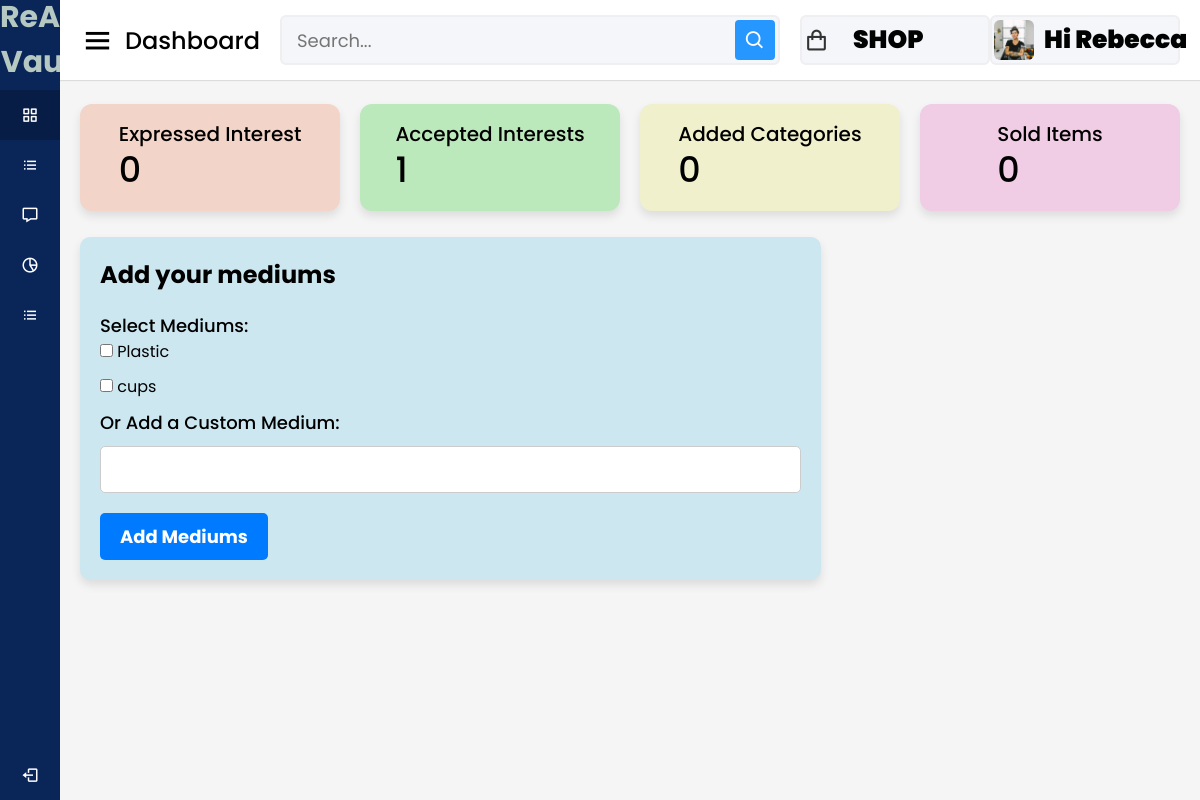
/artist/artist/add-mediums/ (signed in), run on an earlier commit of the app's database.
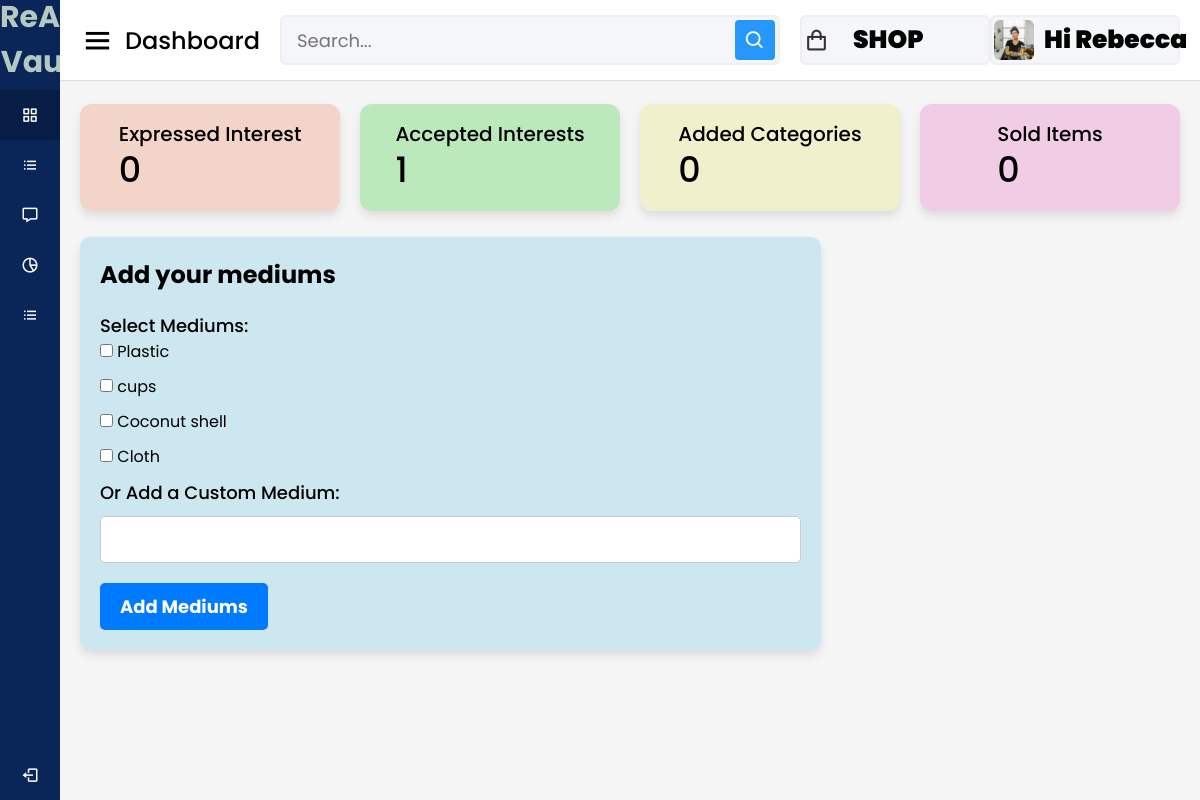
And on a later commit of the database.
### adminclick/models.py (models this page shows, shortened)
class MediumOfWaste(models.Model):
    name = models.CharField(max_length=255)
    description = models.TextField(blank=True, null=True)
    rate=models.DecimalField(max_digits=10,decimal_places=2,default=0.00)

### artist/views.py (the view, shortened to what this page needs)
# urls.py: path('artist/add-mediums/', views.add_mediums, name='add_mediums'),
@login_required
@never_cache
def add_mediums(request):
    if not request.user.artist.is_approved:
        return HttpResponseForbidden("You are not allowed to access this page.")
    artist=request.user.artist
    expressed_interest_count = Interest.objects.filter(artist=artist).count()
    accepted_interest_count = InterestRequest.objects.filter(
            artist=artist,
            status='accepted'
        ).count()
    context = {
        'mediums': MediumOfWaste.objects.all(),
        'expressed_interest_count':expressed_interest_count,
        'accepted_interest_count':accepted_interest_count,
        'artist':artist,
    }
    return render(request, 'artist/add_mediums.html',context)

### category/context_processors.py (called while the page is built)
def menu_links(request):
    links = Category.objects.all()
    return dict(links=links)

### template/artist/add_mediums.html (shortened to what the changed rows need)
{% load static %}
<!DOCTYPE html>
<html lang="en" dir="ltr">
<head>
  <link rel="stylesheet" href="{% static 'assets/css/styles.css' %}">
  <link href='https://unpkg.com/boxicons@2.0.7/css/boxicons.min.css' rel='stylesheet'>
</head>
<body>
  <section class="home-section">
    <div class="home-content">
      <div class="sales-boxes">
        <div class="recent-sales box" style="background-color: #cde7f0; padding: 20px; border-radius: 10px;">
            <form method="post">
                <div class="form-group">
                    <div id="mediums">
                        {% for medium in mediums %}
                            <div class="form-check" style="margin-bottom: 10px;">
                                <input class="form-check-input" type="checkbox" name="mediums" id="medium{{ medium.id }}" value="{{ medium.id }}">
                                <label class="form-check-label" for="medium{{ medium.id }}" style="font-size: 16px;">
                                    {{ medium.name }}
                                </label>
                            </div>
                        {% endfor %}
                    </div>
                </div>
            </form>
        </div>
    </div>
</body>
</html>

What changed in the data, as far as the page shows it:
added MediumOfWaste: name "Coconut shell"
added MediumOfWaste: name "Cloth"
